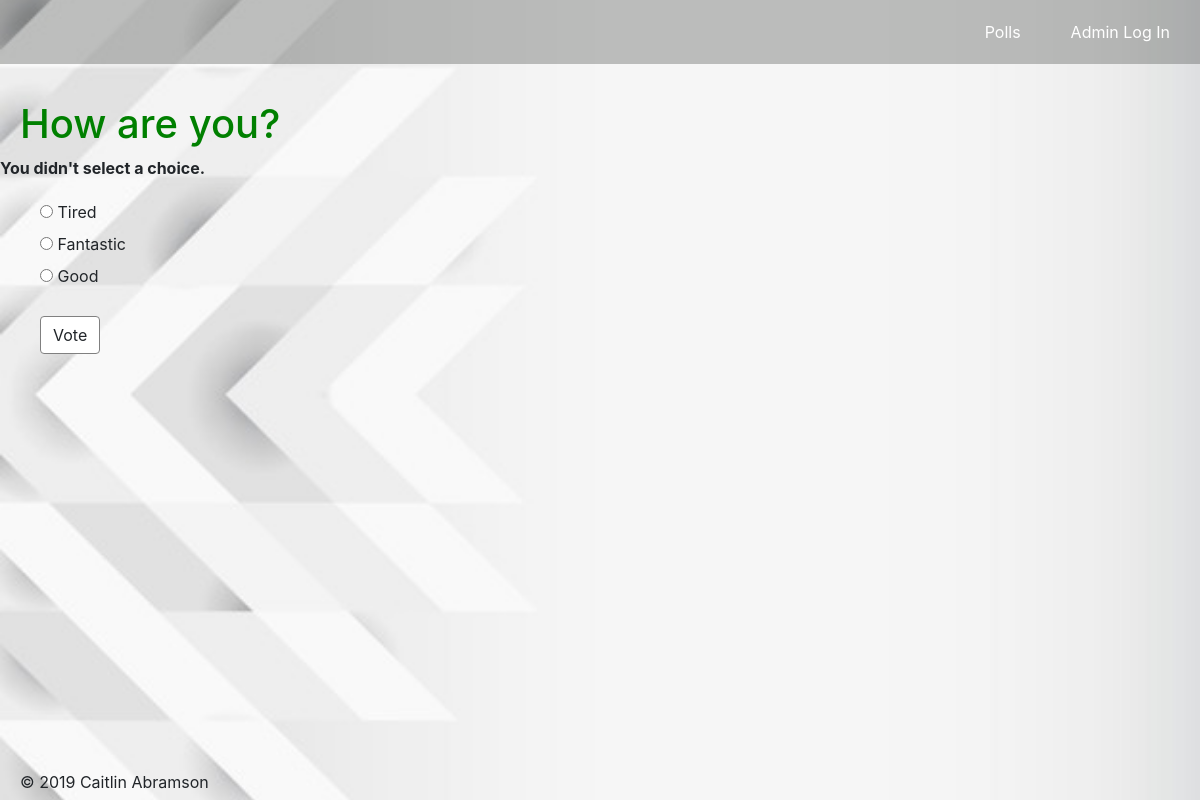
/polls/2/vote/, run on the app's committed database.
### polls/models.py (models this page shows, shortened)
class Question(models.Model):
    question_text = models.CharField(max_length=200)
    pub_date = models.DateTimeField('date published')

class Choice(models.Model):
    question = models.ForeignKey(Question,
        on_delete=models.CASCADE)
    choice_text = models.CharField(max_length=200)
    votes = models.IntegerField(default=0)

### polls/views.py (the view)
# urls.py: path('<int:question_id>/vote/', views.vote, name='vote'),
def vote(request, question_id):
    question = get_object_or_404(Question, pk=question_id)
    try:
        selected_choice = question.choice_set.get(pk=request.POST['choice'])
    except (KeyError, Choice.DoesNotExist):
        return render(request, 'polls/detail.html', {
            'question': question,
            'error_message': "You didn't select a choice.",
        })
    else:
        selected_choice.votes += 1
        selected_choice.save()
        return HttpResponseRedirect(reverse('polls:results', args=(question.id,)))

### polls/templates/polls/detail.html (shortened to what this page needs)
<!DOCTYPE html>
<head>
    {% load staticfiles %}
    <link rel='stylesheet' type='text/css' href="/static/polls/css/bootstrap.min.css" />
    <link rel="stylesheet" type="text/css" href="{% static 'polls/style.css' %}">
</head>
<body>
    <div class="nav">
        <ul>
            <li class="nav_link"> <a href="http://127.0.0.1:8000/admin/"> Admin Log In</a> </li>
            <li class="nav_link"><a href="{% url 'polls:index' %}"> Polls </a></li>
        </ul>
    </div>
    <div class="header">
        <h1 class="question_label"> {{ question.question_text }} </h1>
    </div>
    {% if error_message %}
        <p><strong>{{ error_message }}</strong></p>
    {% endif %}
    <div class="vote_options">
        <form action="{% url 'polls:vote' question.id %}" method="post" class="form">
            {% for choice in question.choice_set.all %}
                <label>
                    <input type="radio" name="choice" id="choice{{forloop.counter}}" value="{{ choice.id }}">
                    {{ choice.choice_text }}
                </label><br>
            {% endfor %}
            <button type="submit" class="btn btn-default">Vote</button>
        </form>
    </div>
    <div class="footer">
            <p>&copy; 2019 Caitlin Abramson</p>
</body>

### polls/static/polls/style.css (style rules this page uses)
body { background: url("images/background.jpg") no-repeat; background-size: cover; background-position: left; background-attachment: fixed; }
.header, .buttons, .poll_list { margin-left: 20px; margin-top: 20px; }
.suggestion_form, .vote_options { margin-left: 40px; margin-top: 20px; }
.btn { margin-top: 20px; background-color: white; border-color: grey; border-width: 0.5pt; }
.question_label { color: green; }
ul { list-style-type: none; text-decoration: none; }
li a { color: green; }
.nav ul { width: 100%; background-color:rgba(51, 53, 51, 0.3); }
.nav a { display: block; padding: 20px; padding-right: 30px; color: white; }
.nav li { float: right; }
.footer { left: 0; bottom: 0; width: 100%; padding-left: 20px; position: fixed; height: 20px; margin-bottom: 10px; }
.background_container, .footer { display: block; }

### data on the page
Question: question_text "How are you?"
Choice: choice_text "Tired"
Choice: choice_text "Fantastic"
Choice: choice_text "Good"

### other printed values
{{ error_message }} "You didn't select a choice."
